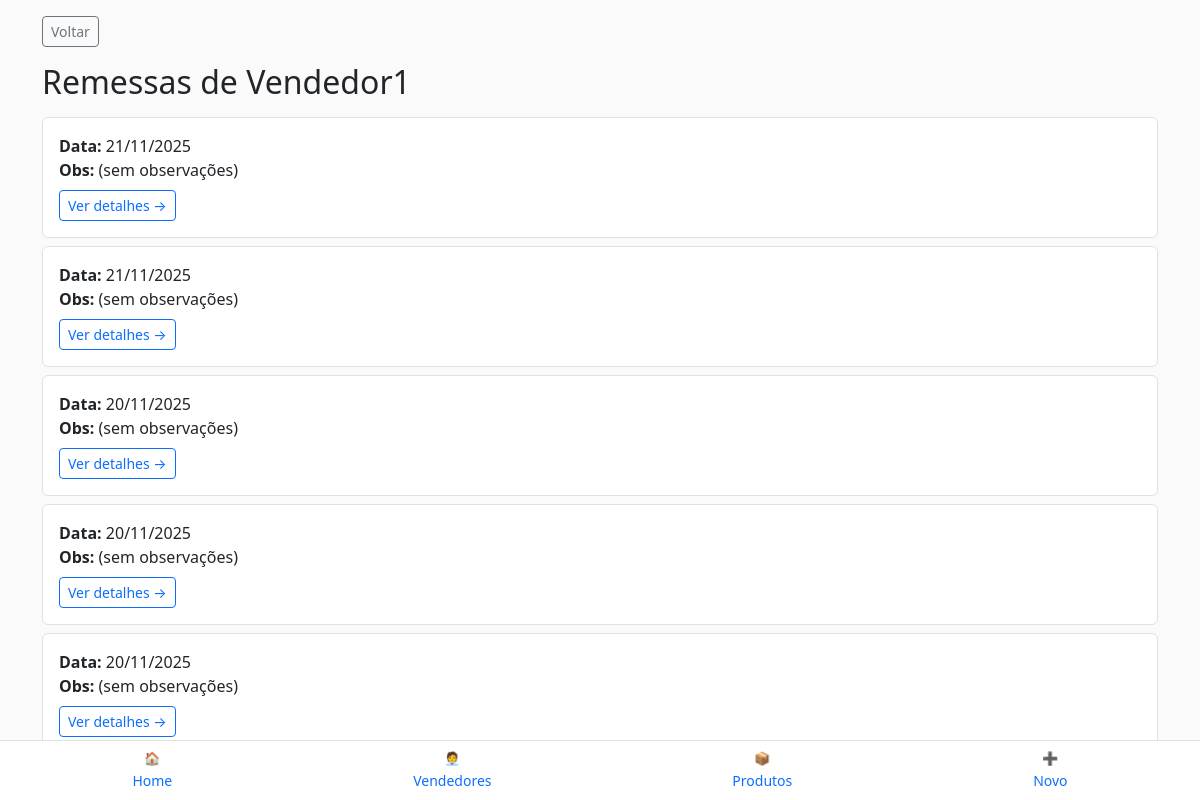
Page /operacoes/remessas/vendedor/1/ (signed in) on the committed database.
### vendedores/models.py (models this page shows, shortened)
class Vendedor(models.Model):
    organization = models.ForeignKey(Organization, on_delete=models.CASCADE, db_index=True)
    name = models.CharField(max_length=120)
    contact = models.CharField(max_length=120, blank=True)
    is_active = models.BooleanField(default=True)
    class Meta:
        unique_together = (("organization", "name"),)
        ordering = ("name",)

### operacoes/models.py (models this page shows, shortened)
class Remessa(models.Model):
    organization = models.ForeignKey(Organization, on_delete=models.CASCADE, db_index=True)
    seller = models.ForeignKey(Vendedor, on_delete=models.PROTECT, related_name="remessas")
    date = models.DateField()
    obs = models.CharField(max_length=255, blank=True)

### operacoes/views.py (the view)
@login_required
def remessas_por_vendedor(request, vendedor_id):
    org = request.current_org
    vendedor = get_object_or_404(Vendedor, pk=vendedor_id, organization=org)
    remessas = Remessa.objects.filter(
        organization=org,
        seller=vendedor
    ).order_by('-date')
    return render(request, 'operacoes/remessas_por_vendedor.html', {
        'vendedor': vendedor,
        'remessas': remessas,
    })

### templates/operacoes/remessas_por_vendedor.html (shortened to what this page needs)
{% extends "base.html" %}
{% block content %}
<div class="container mt-3">
  <p class="mb-3">
    <a href="{% url 'vendedores_list' %}" class="btn btn-sm btn-outline-secondary">
      Voltar
    </a>
  </p>
  <h2 class="mb-3">Remessas de {{ vendedor.name }}</h2>
  {% for r in remessas %}
    <div class="p-3 mb-2 bg-white border rounded">
      <strong>Data:</strong> {{ r.date|date:"d/m/Y" }}<br>
      <strong>Obs:</strong> {{ r.obs|default:"(sem observações)" }}<br>
      <a href="{% url 'remessa_detail' r.id %}" class="btn btn-sm btn-outline-primary mt-2">
        Ver detalhes →
      </a>
    </div>
  {% empty %}
    <p>Nenhuma remessa encontrada.</p>
  {% endfor %}
</div>
{% endblock %}

### templates/base.html (shortened to what this page needs)
<!doctype html>
<html lang="pt-br">
<head>
  <link href="https://cdn.jsdelivr.net/npm/bootstrap@5.3.2/dist/css/bootstrap.min.css" rel="stylesheet">
</head>
<body>
  {% block content %}
  {% endblock %}
  <nav class="navbar fixed-bottom navbar-light bg-white border-top">
    <div class="container-fluid d-flex justify-content-around">
      <a class="text-decoration-none text-center" href="/home/">
        <div style="font-size:13px;">🏠</div>
        <small>Home</small>
      </a>
      <a class="text-decoration-none text-center" href="/vendedores/">
        <div style="font-size:13px;">🧑‍💼</div>
        <small>Vendedores</small>
      </a>
      <a class="text-decoration-none text-center" href="/produtos/">
        <div style="font-size:13px;">📦</div>
        <small>Produtos</small>
      </a>
      <a class="text-decoration-none text-center" href="{% url 'operacao_nova' %}">
        <div style="font-size:13px;">➕</div>
        <small>Novo</small>
      </a>
    </div>
  </nav>
</body>
</html>

### templates/base.html (style rules this page uses)
body { background:#fafafa; }

### rows in the picture
Vendedor: name "Vendedor1"
Remessa: date "21/11/2025", obs "(sem observações)"
Remessa: date "21/11/2025", obs "(sem observações)"
Remessa: date "20/11/2025", obs "(sem observações)"
Remessa: date "20/11/2025", obs "(sem observações)"
Remessa: date "20/11/2025", obs "(sem observações)"
